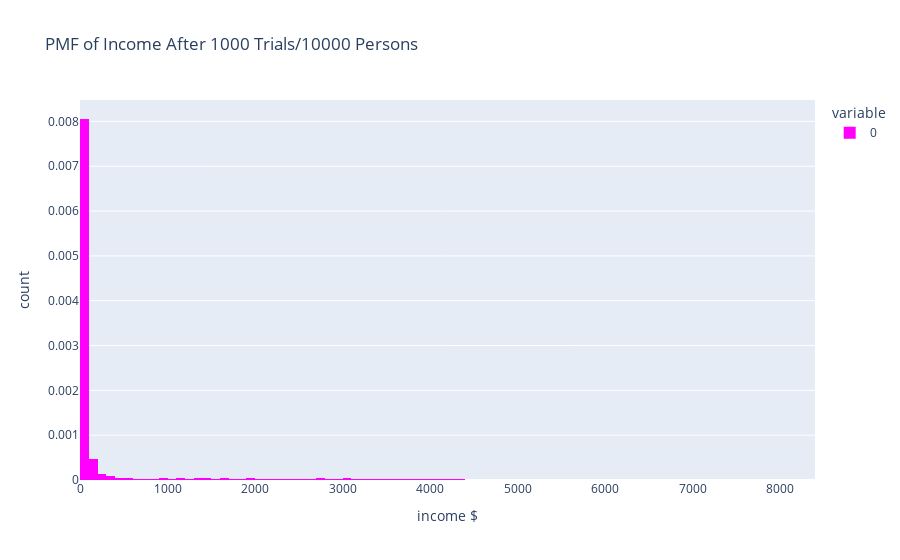

The notebook cell saved with this chart:
### Code cell
import plotly.express as py

bins=np.int(np.rint(np.sqrt(data.shape))[0])
py.histogram(clean_data,
             nbins=bins,
             histnorm='probability density',
             labels={'value':'income $','probability':'probability'}, 
             color_discrete_sequence=['magenta'],
             title='PMF of Income After 1000 Trials/10000 Persons')

### Figure 1 — Plotly figure (JSON) as saved in the notebook; plotly's stock layout.template omitted (floating-point values rounded to 4 significant figures; data arrays with more than 128 entries replaced by an {"elided": "..."} marker saying what was removed)
{"data": [{"alignmentgroup": "True", "bingroup": "x", "histnorm": "probability density", "hovertemplate": "variable=0<br>income $=%{x}<br>count=%{y}<extra></extra>", "legendgroup": "0", "marker": {"color": "magenta"}, "name": "0", "nbinsx": 100, "offsetgroup": "0", "orientation": "v", "showlegend": true, "type": "histogram", "x": {"elided": "10000 int values"}, "xaxis": "x", "yaxis": "y"}], "layout": {"barmode": "relative", "legend": {"title": {"text": "variable"}, "tracegroupgap": 0}, "title": {"text": "PMF of Income After 1000 Trials/10000 Persons"}, "xaxis": {"anchor": "y", "domain": [0, 1], "title": {"text": "income $"}}, "yaxis": {"anchor": "x", "domain": [0, 1], "title": {"text": "count"}}}}
